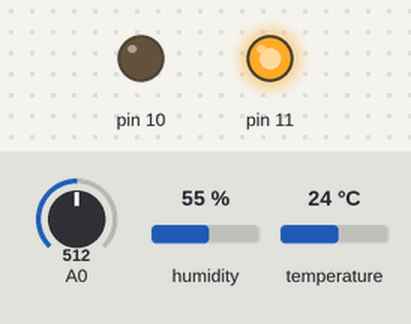
Bench run of a sketch on a simulated Arduino Uno, built with avr-gcc and run on an emulated ATmega328P. Parts: output pins drawn as LEDs (lit = HIGH). Inputs (shaded band) come from the test bench; at power-on: A0 = 512, humidity 55 %, temperature 24 °C. The local clock reads 2024-03-15 10:24:30 at power-on unless the sketch sets it; what the sketch prints to the serial monitor is not drawn.

Above: at 0.1 s.
Timing chart, 0 to 1.6 s (numbered marks = the images above):
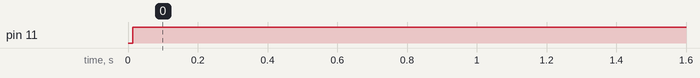

Measured:
- by itself, pin 11: LOW → HIGH at 0.01 s

The sketch:

Intelligent_agricultural_system.ino
```cpp
#include <ThreeWire.h>
#include <RtcDS1302.h>
#include <DHT.h>
int sensorValue;
#define DHTPIN 3
#define DHTTYPE DHT22
ThreeWire myWire(6, 7, 5);
DHT dht(DHTPIN, DHTTYPE);
RtcDS1302<ThreeWire> Rtc(myWire);
void setup ()
{
  //設定鮑率為115200
  Serial.begin(115200);
  //初始化Rtc
  Rtc.Begin();
  //確認時間是否正確和矯正時間
  if (Rtc.GetDateTime() != RtcDateTime(__DATE__, __TIME__))
  {
    Serial.println("RTC is older than compile time!  (Updating DateTime)");
    //獲取正常時間
    Rtc.SetDateTime(RtcDateTime(__DATE__, __TIME__));
  }
  pinMode(A0,INPUT);
  //初始化dht22
  dht.begin();
  pinMode(10,OUTPUT);
  pinMode(11,OUTPUT);
}

void loop ()
{
  float h = dht.readHumidity();
  float t = dht.readTemperature();
  float f = dht.readTemperature(true);
  float hif = dht.computeHeatIndex(f, h);
  float hic = dht.computeHeatIndex(t, h, false);
  RtcDateTime now = Rtc.GetDateTime();
  String t1="/", t2=":", t3="  ";
  if (isnan(h) || isnan(t) || isnan(f)) {
    Serial.println(F("Failed to read from DHT sensor!"));
  }
  if (!now.IsValid()){
    Serial.println("RTC lost confidence in the DateTime!");
  }
  else{
    //燈條的繼電器的PIN腳
    digitalWrite(11,HIGH);
    sensorValue=analogRead(A0); //讀取感測器回傳值
    String timeNow=now.Year()+t1+now.Month()+t1+now.Day()+t3+now.Hour()+t2+now.Minute()+t2+now.Second();
    if( now.Minute() == 00 && now.Second() == 00){
    while(sensorValue <= 360){
        //土壤檢測器的PIN腳(回傳數值)
        sensorValue=analogRead(A0);
        //抽水馬達的繼電器的PIN腳
        digitalWrite(10,HIGH);
        Serial.println(sensorValue);
        delay(1000);
      }
    }
    //抽水馬達的繼電器的PIN腳
    digitalWrite(10,LOW);
    Serial.println(timeNow);
    Serial.print("value:");
    Serial.println(sensorValue);
    Serial.print(F("Humidity: "));
    Serial.print(h);
    Serial.print(F("%  Temperature: "));
    Serial.print(t);
    Serial.print(F("°C "));
    Serial.print(f);
    Serial.print(F("°F  Heat index: "));
    Serial.print(hic);
    Serial.print(F("°C "));
    Serial.print(hif);
    Serial.println(F("°F"));
  }
  delay(1000);
}
```
